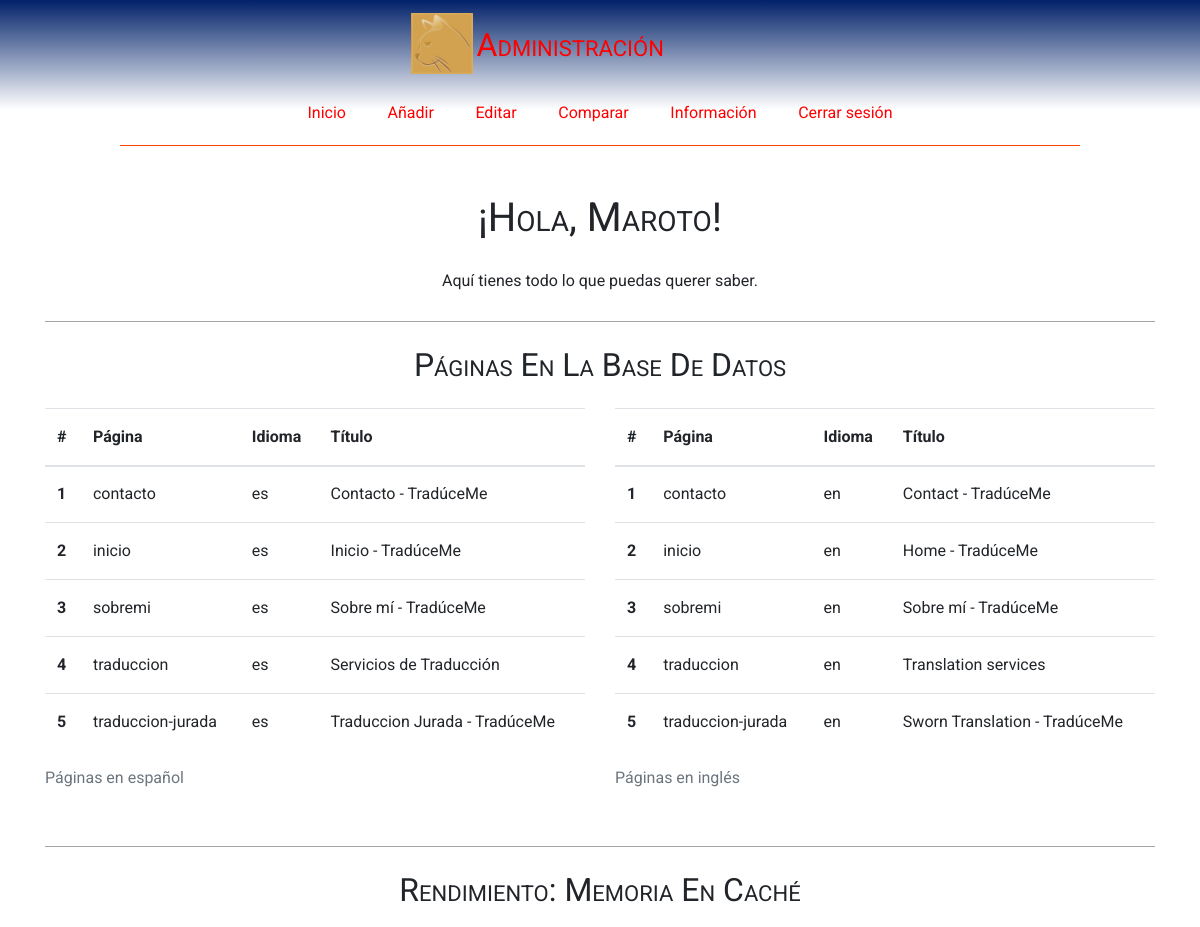
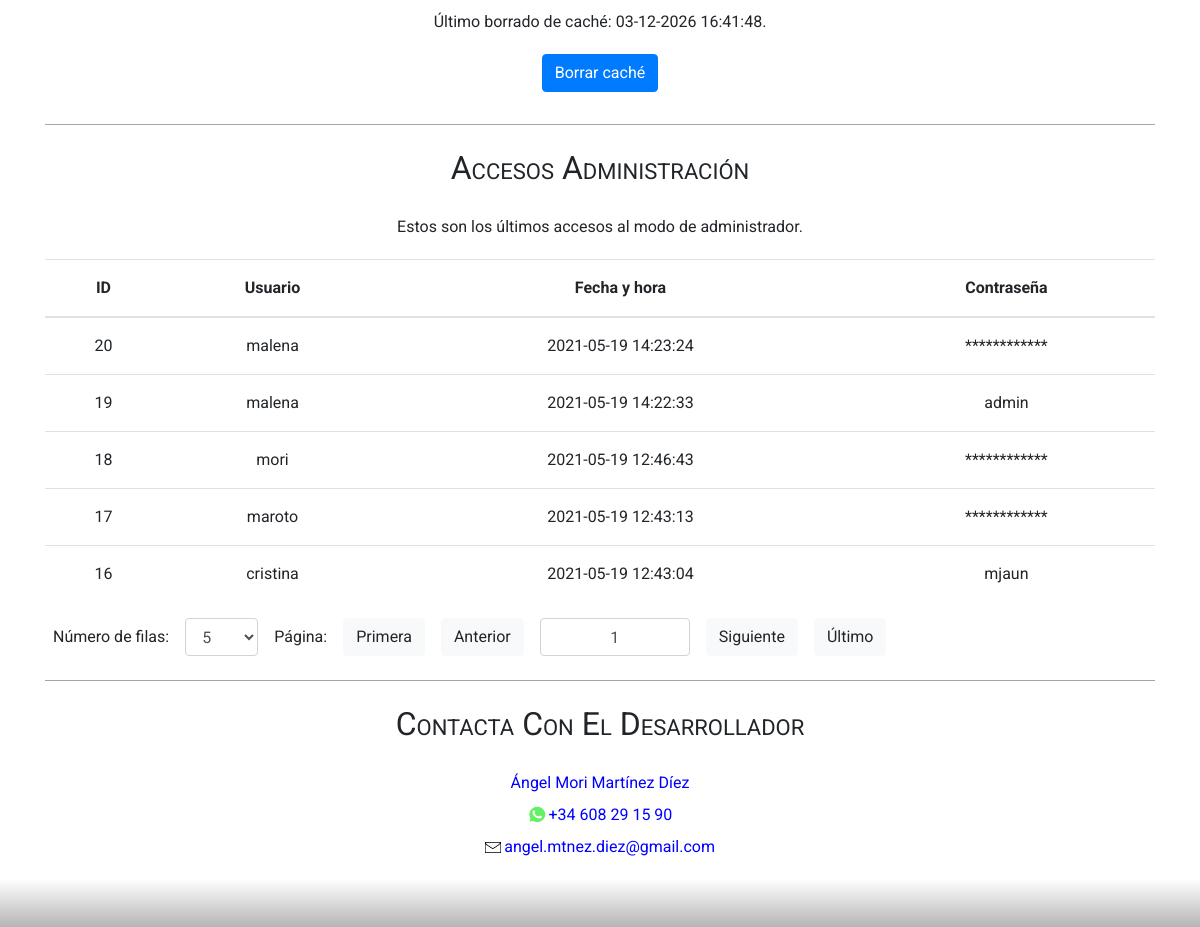
Screenshot of /tm_admin/info.php (signed in) with the database file from the repository (2 pictures, top to bottom).
### tables this page shows
CREATE TABLE `tm_page` (
  `page_name` varchar(40) NOT NULL,
  `lang` varchar(2) NOT NULL,
  `title` varchar(70) NOT NULL,
  `content` longtext NOT NULL
);

### tm_admin/adminFunctions.php (the view, shortened to what this page needs)
<?php
function tabularMatrizN($matrizDatos, $arrayCabeceras = null, $clase = '', $caption = '')
{
    $tabla = "<table class='$clase'>
                <caption>$caption</caption>
                <thead>";
    if (is_array($arrayCabeceras)) {
        $maxCols = count($arrayCabeceras);
        $tabla .=  "<tr>";
        $tabla .=  "<th>#</th>";
        foreach ($arrayCabeceras as $th) {
            $tabla .=  "<th>$th</th>";
        }
        $tabla .=  "<tr>";
    }
    $tabla .= "</thead><tbody>";
    $row = 1;
    foreach ($matrizDatos as $fila) {
        $tabla .=  '<tr><th>' . $row++ . '</th>';
        $col = 0;
        foreach ($fila as $celda) {
            if ($maxCols <= $col) {
                break;
            }
            $col++;
            $tabla .=  "<td>" . $celda . "</td>";
        }
        $tabla .=  '</tr>';
    }
    $tabla .=  "</tbody></table>";
    return $tabla;
}

### assets/css/estructura.css (style rules this page uses)
* { font-family: 'Roboto', 'Lucida Sans', 'Lucida Sans Regular', 'Lucida Grande', 'Lucida Sans Unicode', Geneva, Verdana, sans-serif }
* { padding: 0; margin: 0; }
html { overflow-y: scroll visible; overflow-x: scroll visible; }
html, body { width: 100%; height: 100%; max-width: 100%; font-size: 16px; line-height: 2rem; }
body { -ms-overflow-style: none; scrollbar-width: none; }
body { display: grid; grid-template-columns: 1fr; grid-template-rows: min-content min-content min-content auto min-content min-content; grid-template-areas: 'cabecera''menú''migas''cuerpo''aside''pie'; }

### rows the page displays
tm_page: page_name "contacto", lang "es", title "Contacto - TradúceMe"
tm_page: page_name "inicio", lang "es", title "Inicio - TradúceMe"
tm_page: page_name "sobremi", lang "es", title "Sobre mí - TradúceMe"
tm_page: page_name "traduccion", lang "es", title "Servicios de Traducción"
tm_page: page_name "traduccion-jurada", lang "es", title "Traduccion Jurada - TradúceMe"
tm_page: page_name "contacto", lang "en", title "Contact - TradúceMe"
tm_page: page_name "inicio", lang "en", title "Home - TradúceMe"
tm_page: page_name "sobremi", lang "en", title "Sobre mí - TradúceMe"
tm_page: page_name "traduccion", lang "en", title "Translation services"
tm_page: page_name "traduccion-jurada", lang "en", title "Sworn Translation - TradúceMe"

### other values shown
$tituloPaginaAdmin "¡Hola, Maroto!"
$caption "Páginas en español Páginas en inglés"
$th "Página"
$th "Idioma"
$th "Título"
$fechaCache "03-12-2026 16:41:48"
